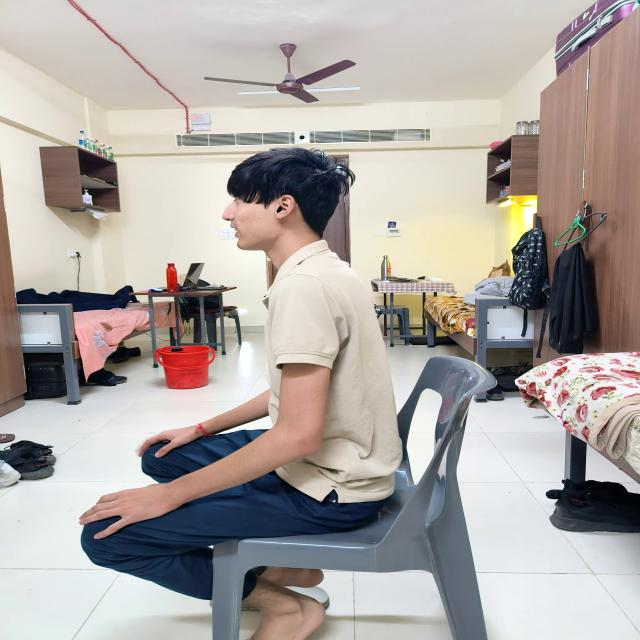
#> input picture data/raw/good/imported_136_good_posture-374-_jpg.rf.b8c773484c14b10f7297e558445a6ca7.jpg, 640 x 640 px, found by its file name
$ python preprocess.py
#> lines starting #> are read from the running program, lines starting #| are printed output that depends on the picture
import cv2
import os
import numpy as np

class DataPreprocessor:
    def __init__(self, input_dir="data/raw", output_dir="data/processed", target_size=(256, 256)):
#> called with input_dir = 'data/raw', output_dir = 'data/processed', target_size = (256, 256)
        self.input_dir = input_dir
        self.output_dir = output_dir
        self.target_size = target_size
        self.categories = ['good', 'bad']

        for cat in self.categories:
            os.makedirs(os.path.join(output_dir, cat), exist_ok=True)

    def process(self):
        print("Starting Data Preprocessing...")
        for cat in self.categories:
            path = os.path.join(self.input_dir, cat)
            if not os.path.exists(path):
                print(f"Directory not found: {path}, skipping.")
                continue

            files = os.listdir(path)
            print(f"Processing {len(files)} images in '{cat}'...")

            for file in files:
                if not file.lower().endswith(('.png', '.jpg', '.jpeg')):
                    continue

                img_path = os.path.join(path, file)
                img = cv2.imread(img_path)
#> img is the input picture: shape (640, 640, 3); mean B, G, R 162.3, 166.4, 173.1

                if img is None:
                    continue

                # Resize
                img_resized = cv2.resize(img, self.target_size)

                # Save original processed
                base_name = os.path.splitext(file)[0]
                self.save_image(img_resized, cat, f"{base_name}_resized")

                # Augment: Flip Horizontal (maybe not good for asymmetric posture? lets skip flip for now if direction matters, but usually for "bad" posture general detection it might be fine. Safe to skip if unsure.)
                # Actually, "leaning" might be direction specific. Let's do rotation instead.

                # Augment: Rotation +/- 10 degrees
                self.augment_rotation(img_resized, cat, base_name, 10)
                self.augment_rotation(img_resized, cat, base_name, -10)

                # Augment: Brightness
                self.augment_brightness(img_resized, cat, base_name, 30)

    def augment_rotation(self, img, category, base_name, angle):
#> called with category = 'good', angle = 10
        h, w = img.shape[:2]
#> h = 256; w = 256
        center = (w // 2, h // 2)
#> center = (128, 128)
        M = cv2.getRotationMatrix2D(center, angle, 1.0)
        rotated = cv2.warpAffine(img, M, (w, h))
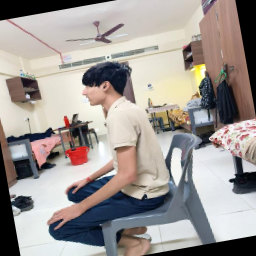
#> rotated: shape (256, 256, 3); mean B, G, R 148, 152, 158.5
        self.save_image(rotated, category, f"{base_name}_rot{angle}")
#> call 2 of augment_rotation, with category = 'good', angle = -10
#> in augment_rotation (call 2), `rotated = cv2.warpAffine(img, M, (w, h))`:
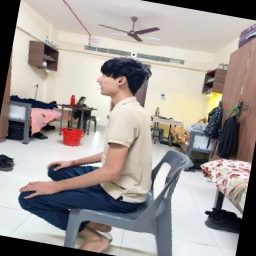
#> rotated: shape (256, 256, 3); mean B, G, R 148.2, 152.2, 158.4

    def augment_brightness(self, img, category, base_name, value):
#> called with category = 'good', value = 30
        hsv = cv2.cvtColor(img, cv2.COLOR_BGR2HSV)
#> hsv: shape (256, 256, 3); mean H, S, V 55.4, 45.2, 179.3
        h, s, v = cv2.split(hsv)
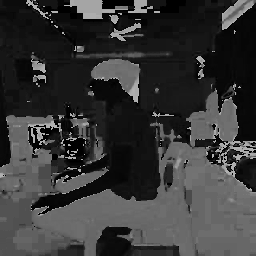
#> h: shape (256, 256); min 0, max 179, mean 55.4
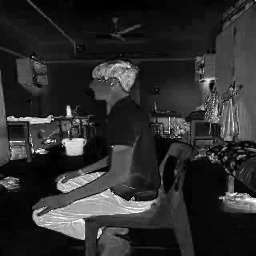
#> s: shape (256, 256); min 0, max 255, mean 45.2
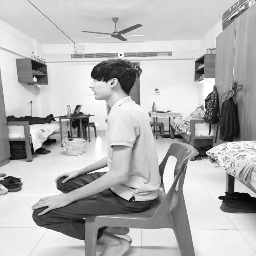
#> v: shape (256, 256); min 2, max 255, mean 179.3
        v = cv2.add(v, value) # OpenCV handles saturation automatically
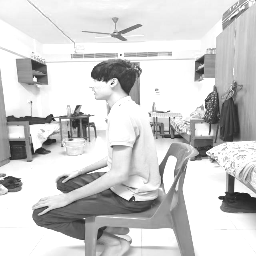
#> v: shape (256, 256); min 32, max 255, mean 205.9
        final_hsv = cv2.merge((h, s, v))
#> final_hsv: shape (256, 256, 3); mean H, S, V 55.4, 45.2, 205.9
        bright_img = cv2.cvtColor(final_hsv, cv2.COLOR_HSV2BGR)
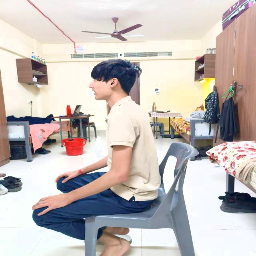
#> bright_img: shape (256, 256, 3); mean B, G, R 185.9, 189.5, 197.3
        self.save_image(bright_img, category, f"{base_name}_bright")
#> pass 2 of the loop in process, `for cat in self.categories:`:
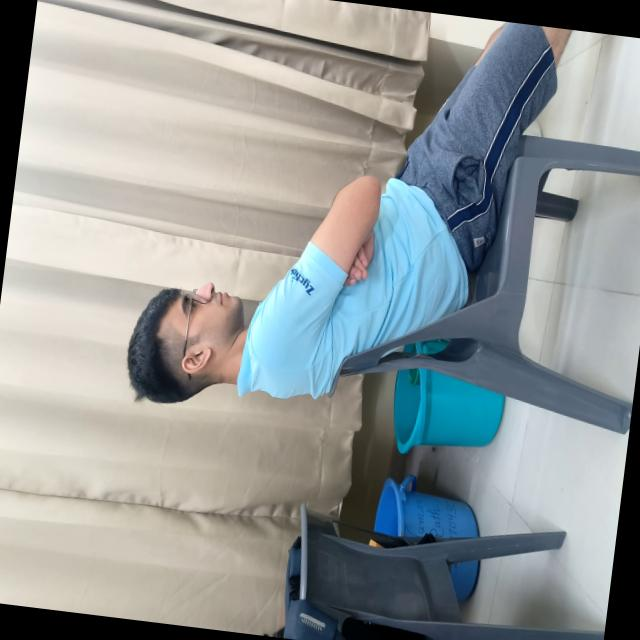
#> input picture data/raw/bad/imported_100_backward_lean_bad_posture-130-_jpg.rf.83bac532aa3f1b07b7d705004e230b80.jpg, 640 x 640 px, found by its file name
#> in process, img is the input picture: shape (640, 640, 3); mean B, G, R 152.9, 152.9, 147.5
#> hsv: shape (256, 256, 3); mean H, S, V 51.5, 49.9, 164.2
#> in augment_brightness (call 2), `v = cv2.add(v, value)`:
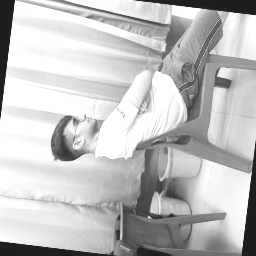
#> v: shape (256, 256); min 30, max 255, mean 192.5
#> final_hsv: shape (256, 256, 3); mean H, S, V 51.5, 49.9, 192.5
#> in augment_brightness (call 2), `bright_img = cv2.cvtColor(final_hsv, cv2.COLOR_HSV2BGR)`:
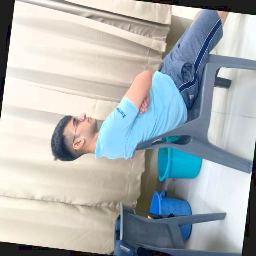
#> bright_img: shape (256, 256, 3); mean B, G, R 178.9, 178.3, 172

    def save_image(self, img, category, name):
        filename = f"{self.output_dir}/{category}/{name}.jpg"
        cv2.imwrite(filename, img)

if __name__ == "__main__":
    # Ensure raw directory exists or creates dummy
    if not os.path.exists("data/raw"):
        print("No input data found at data/raw. Please run collector.py first.")
    else:
        preprocessor = DataPreprocessor()
        preprocessor.process()
